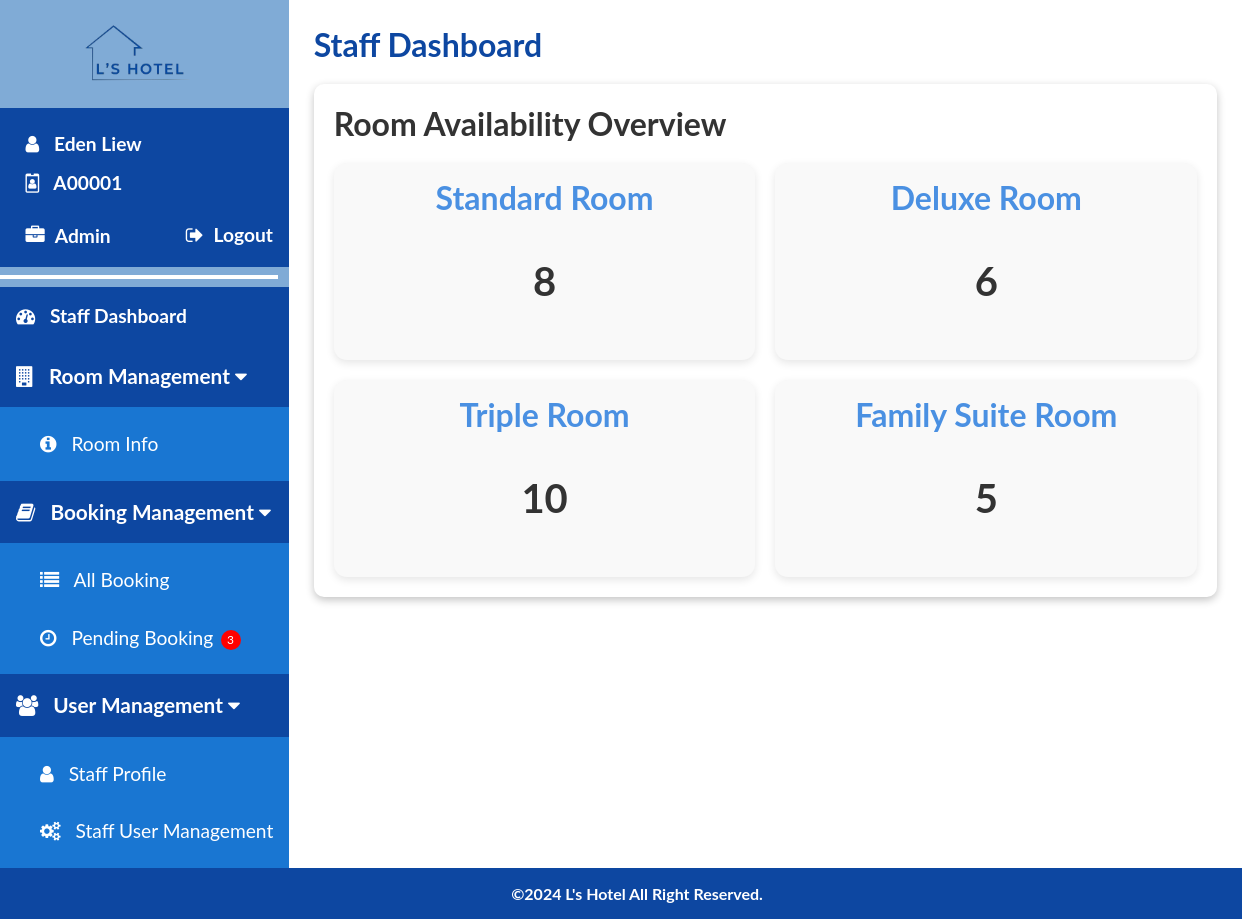
Page /staff/staff_dashboard.php (signed in) on the earlier database version.
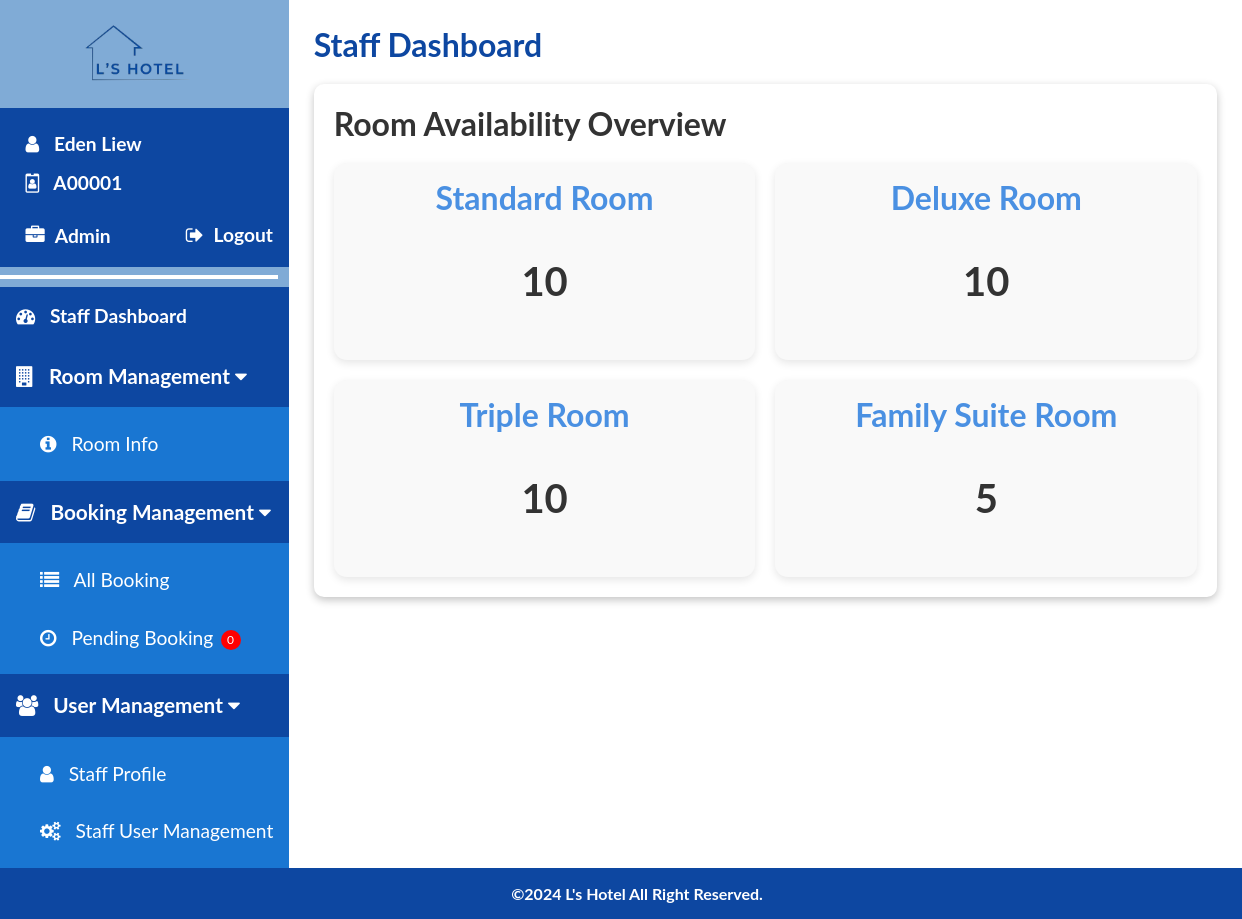
Same page on the later database version.
### tables this page shows
CREATE TABLE `rooms` (
  `room_id` int(11) NOT NULL,
  `room_type` varchar(255) NOT NULL,
  `room_level` int(3) NOT NULL,
  `room_price` decimal(10,2) NOT NULL,
  `room_features` text DEFAULT NULL,
  `room_facilities` text DEFAULT NULL,
  `room_size` varchar(50) DEFAULT NULL,
  `room_availability` int(11) DEFAULT NULL,
  `room_description` text DEFAULT NULL,
  `room_images` text DEFAULT NULL
);

### staff/staff_dashboard.php (the view, shortened to what this page needs)
<!DOCTYPE html>
<html>
<head>
    <link rel="stylesheet" href="https://cdnjs.cloudflare.com/ajax/libs/font-awesome/4.7.0/css/font-awesome.min.css">
    <link rel="stylesheet" href="../css/staff/staff-style.css?v=<?php echo time(); ?>">
</head>
<body>
    <div class="staff-container">
        <?php include 'staff_sidenav.php'; ?>
        <div class="main">
            <div class="staff-page-title">
                <span>Staff Dashboard</span>
            </div>
            <div class="container-shadow">
                <div class="section-title">Room Availability Overview</div>
                <div class="room-grid">
                    <?php
                    include '../config.php';
                    $sql = "SELECT room_type, room_availability FROM rooms";
                    $result = $conn->query($sql);
                    if ($result->num_rows > 0) {
                        while($row = $result->fetch_assoc()) {
                            echo "<div class='room-box'>";
                            echo "<h3>" . $row["room_type"] . "</h3>";
                            echo "<p>" . $row["room_availability"] . "</p>";
                            echo "</div>";
                        }
                    } else {
                        echo "<div class='room-box'><p>No data available</p></div>";
                    }
                    ?>
                </div>
            </div>
        </div>
    </div>
    <footer>
        <p>&copy;2024 L's Hotel All Right Reserved.</p>
    </footer>
</body>
</html>

### staff/staff_sidenav.php (shortened to what this page needs)
<?php
include '../config.php';
function getPendingBookingCount($conn) {
    $sql = "SELECT COUNT(*) as count FROM bookings WHERE booking_status = 'pending'";
    $result = $conn->query($sql);
    if ($result->num_rows > 0) {
        $row = $result->fetch_assoc();
        return $row['count'];
    } else {
        return 0;
    }
}
if (isset($conn)) {
    $pendingCount = getPendingBookingCount($conn);
} else {
    $pendingCount = 0;
}
$staffName = isset($_SESSION['user_full_name']) ? $_SESSION['user_full_name'] : 'Unknown User';
$staffId = isset($_SESSION['user']['id']) ? $_SESSION['user']['id'] : 'N/A';
$staffRole = isset($_SESSION['user']['role']) ? $_SESSION['user']['role'] : 'N/A';
?>
<div class="sidenav">
    <div class="logo">
        <img src="../img/logo.png" alt="logo" />
    </div>
    <div class="staff-info">
        <span id="staff-name"><i class="fa fa-user"></i> <?php echo $staffName; ?></span>
        <span id="staff-id"><i class="fa fa-id-badge"></i> <?php echo $staffId; ?></span>
        <div class="role-logout-container">
            <span id="role" class="role"><i class="fa fa-briefcase"></i> <?php echo $staffRole; ?></span>
            <a href="../logout.php" class="logout"><i class="fa fa-sign-out"></i> Logout</a>
        </div>
    </div>
    <hr/>
    <a href="staff_dashboard.php" class="category" target="_self">
        <i class="fa fa-dashboard"></i> Staff Dashboard
    </a>
    <div class="category dropdown-btn active">
        <i class="fa fa-building"></i> Room Management <i class="fa fa-caret-down"></i>
    </div>
    <div class="dropdown-container" style="max-height: 500px; padding-top: 0.5em; padding-bottom: 0.5em;">
        <a href="room_info.php" target="_self"><i class="fa fa-info-circle"></i> Room Info</a>
    </div>
    <div class="category dropdown-btn active">
        <i class="fa fa-book"></i> Booking Management <i class="fa fa-caret-down"></i>
    </div>
    <div class="dropdown-container" style="max-height: 500px; padding-top: 0.5em; padding-bottom: 0.5em;">
        <a href="allbooking.php" target="_self"><i class="fa fa-list"></i> All Booking</a>
        <a href="pending_booking.php" target="_self" id="pending-booking-link"><i class="fa fa-clock-o"></i> Pending Booking <span class="notification"><?php echo $pendingCount; ?></span></a>
    </div>
    <div class="category dropdown-btn active">
        <i class="fa fa-users"></i> User Management <i class="fa fa-caret-down"></i>
    </div>
    <div class="dropdown-container" style="max-height: 500px; padding-top: 0.5em; padding-bottom: 0.5em;">
        <a href="staff_profile.php" target="_self"><i class="fa fa-user"></i> Staff Profile</a>
        <?php if ($staffRole === 'Admin'): ?>
            <a href="staff_management.php" target="_self"><i class="fa fa-cogs"></i> Staff User Management</a>
        <?php endif; ?>
    </div>
</div>

Differences in the rows shown:
changed rooms "Standard Room": room_availability "8" → "10"
changed rooms "Deluxe Room": room_availability "6" → "10"
Other differences:
$pendingCount: "3" → "0"
